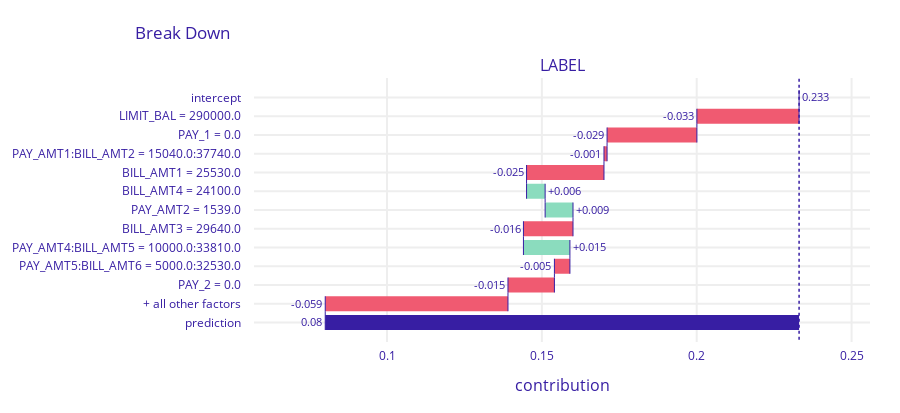

The code cell stored with this chart in its notebook:
### Markdown cell above
Then, we can use the `explainer` object to get the explanation for a single prediction:

### Code cell
explainer.predict_parts(x_test.iloc[[1]], type='break_down_interactions').plot()

### Figure 1 — Plotly figure (JSON) as saved in the notebook; plotly's stock layout.template omitted (floating-point values rounded to 4 significant figures)
{"data": [{"base": 0.2331, "connector": {"line": {"color": "#371ea3", "dash": "solid", "width": 1}, "mode": "spanning"}, "decreasing": {"marker": {"color": "#f05a71"}}, "hoverinfo": "text+delta", "hoverlabel": {"bgcolor": "rgba(0,0,0,0.8)"}, "hovertext": ["Average response: 0.233<br>Prediction: 0.08", "LIMIT_BAL = 290000.0<br>decreases average response by", "PAY_1 = 0.0<br>decreases average response by", "PAY_AMT1:BILL_AMT2 = 15040.0:37740.0<br>decreases average response by", "BILL_AMT1 = 25530.0<br>decreases average response by", "BILL_AMT4 = 24100.0<br>increases average response by", "PAY_AMT2 = 1539.0<br>increases average response by", "BILL_AMT3 = 29640.0<br>decreases average response by", "PAY_AMT4:BILL_AMT5 = 10000.0:33810.0<br>increases average response by", "PAY_AMT5:BILL_AMT6 = 5000.0:32530.0<br>decreases average response by", "PAY_2 = 0.0<br>decreases average response by", "+ all other factors<br>decreases average response by", "Average response: 0.233<br>Prediction: 0.08"], "increasing": {"marker": {"color": "#8bdcbe"}}, "measure": ["relative", "relative", "relative", "relative", "relative", "relative", "relative", "relative", "relative", "relative", "relative", "relative", "total"], "orientation": "h", "showlegend": false, "text": ["0.233", "-0.033", "-0.029", "-0.001", "-0.025", "+0.006", "+0.009", "-0.016", "+0.015", "-0.005", "-0.015", "-0.059", "0.08"], "textposition": "outside", "totals": {"marker": {"color": "#371ea3"}}, "type": "waterfall", "x": [0, -0.033, -0.029, -0.001, -0.025, 0.006, 0.009, -0.016, 0.015, -0.005, -0.015, -0.059, -0.153], "xaxis": "x", "y": ["intercept", "LIMIT_BAL = 290000.0", "PAY_1 = 0.0", "PAY_AMT1:BILL_AMT2 = 15040.0:37740.0", "BILL_AMT1 = 25530.0", "BILL_AMT4 = 24100.0", "PAY_AMT2 = 1539.0", "BILL_AMT3 = 29640.0", "PAY_AMT4:BILL_AMT5 = 10000.0:33810.0", "PAY_AMT5:BILL_AMT6 = 5000.0:32530.0", "PAY_2 = 0.0", "+ all other factors", "prediction"], "yaxis": "y"}], "layout": {"annotations": [{"font": {"size": 16}, "showarrow": false, "text": "LABEL", "x": 0.5, "xanchor": "center", "xref": "paper", "y": 1, "yanchor": "bottom", "yref": "paper"}, {"font": {"size": 16}, "showarrow": false, "text": "contribution", "x": 0.5, "xanchor": "center", "xref": "paper", "y": 0, "yanchor": "top", "yref": "paper", "yshift": -30}], "font": {"color": "#371ea3"}, "height": 413, "margin": {"b": 71, "r": 30, "t": 78}, "shapes": [{"line": {"color": "#371ea3", "dash": "dot", "width": 1.5}, "type": "line", "x0": 0.2331, "x1": 0.2331, "xref": "x", "y0": -1, "y1": 13, "yref": "y"}], "title": {"text": "Break Down", "x": 0.15}, "xaxis": {"anchor": "y", "automargin": true, "domain": [0, 1], "fixedrange": true, "gridwidth": 2, "range": [0.05705, 0.256], "tickcolor": "white", "ticklen": 3, "ticks": "outside", "type": "linear", "zeroline": false}, "yaxis": {"anchor": "x", "automargin": true, "autorange": "reversed", "domain": [0, 1], "fixedrange": true, "gridwidth": 2, "tickcolor": "white", "ticklen": 10, "ticks": "outside", "type": "category"}}}
